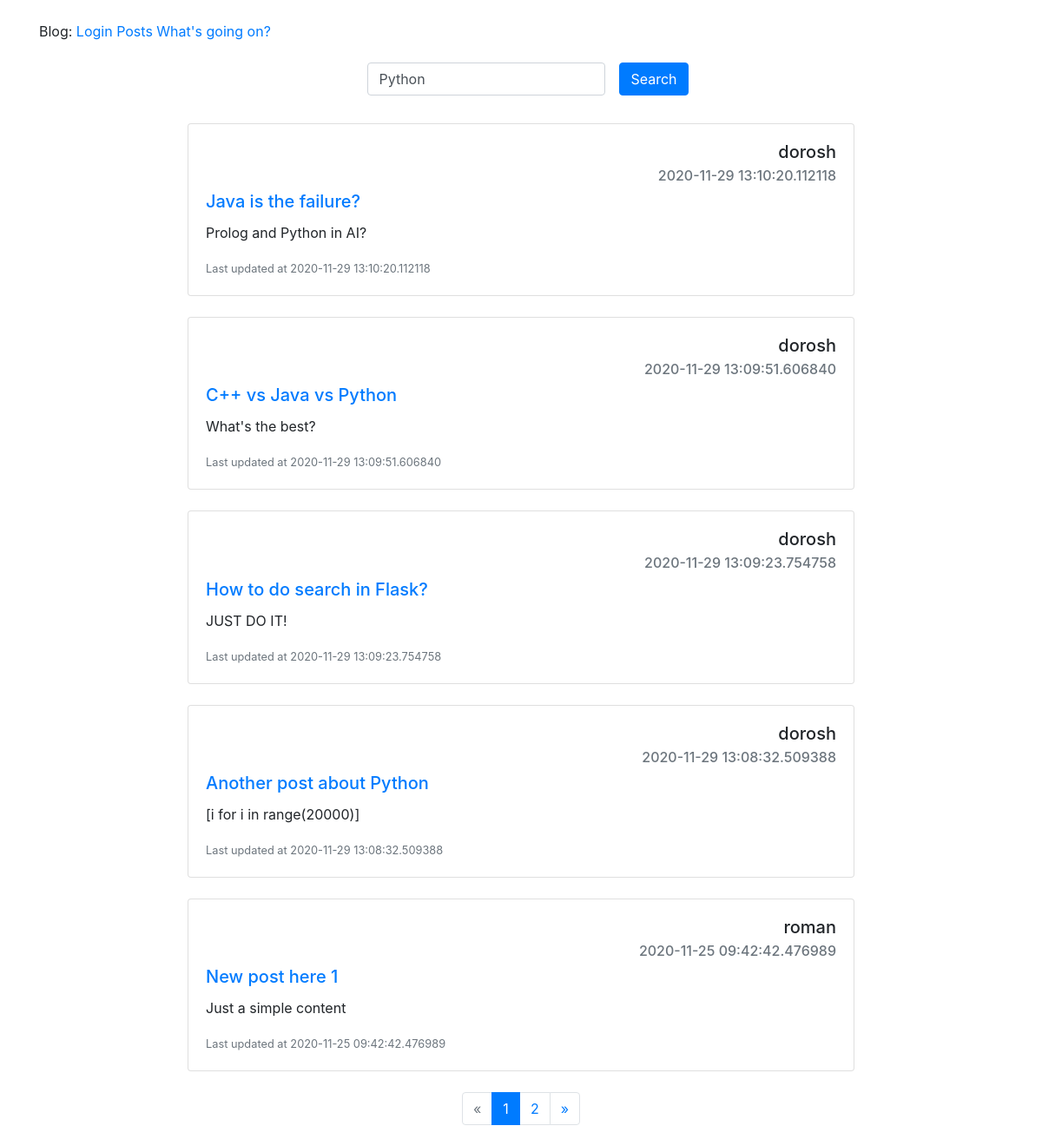
The app's page /posts/, older data.
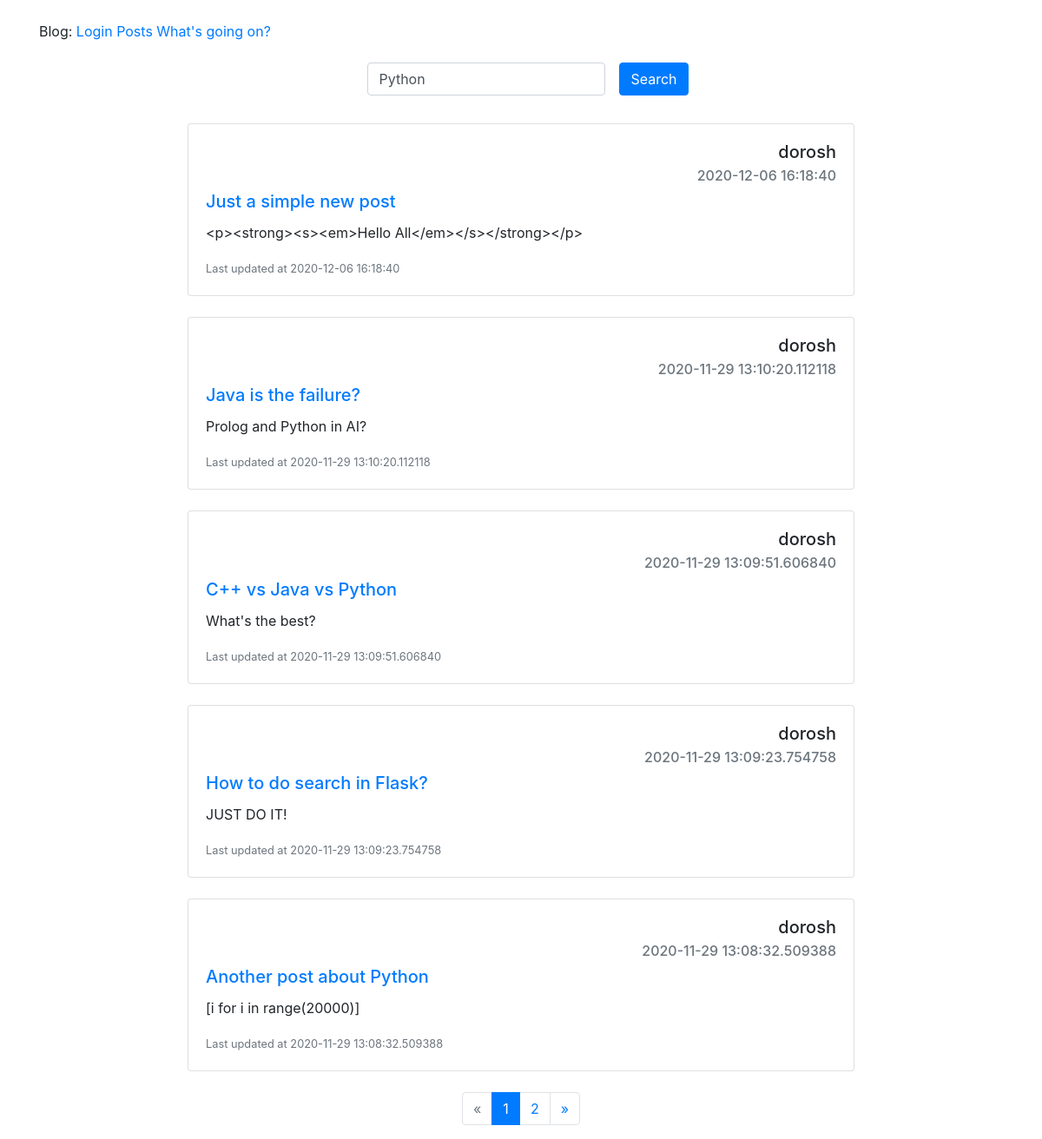
The same page, newer data.
### app/models.py (models this page shows, shortened)
class Post(db.Model):
    id = db.Column(db.Integer, primary_key=True)
    title = db.Column(db.String(100), nullable=False)
    body = db.Column(db.String(140), nullable=False)
    timestamp = db.Column(db.DateTime, index=True, default=datetime.utcnow, nullable=False)
    user_id = db.Column(db.Integer, db.ForeignKey('user.id'))

class User(UserMixin, db.Model):
    id = db.Column(db.Integer, primary_key=True)
    username = db.Column(db.String(64), index=True, unique=True)
    email = db.Column(db.String(120), index=True, unique=True)
    image_file = db.Column(db.String(20), nullable=False, default = 'default.jpg')
    about_me = db.Column(db.String(200), nullable=True)
    last_seen = db.Column(db.DateTime, default=datetime.utcnow)
    password_hash = db.Column(db.String(128))
    admin = db.Column(db.Boolean, default=False)
    posts = db.relationship('Post', backref='author', lazy='dynamic')

### app/views.py (the view)
@app.route('/posts/', methods=['GET'])
def posts():
    query = request.args.get('q')
    page = request.args.get('page')
    if page and page.isdigit():
        page = int(page)
    else:
        page = 1
    if query:
        posts = Post.query.filter(Post.title.contains(query) | Post.body.contains(query))
    else:
        posts = Post.query.order_by(Post.timestamp.desc())
    pages = posts.paginate(page=page, per_page=5)
    return render_template('posts.html', posts=posts, pages=pages, query=query)

### app/views.py (called while the page is built)
@app.before_request
def before_request():
    if current_user.is_authenticated:
        current_user.last_seen = datetime.utcnow()
        db.session.commit()

### app/templates/posts.html (shortened to what this page needs)
{% extends "base.html" %}
{% block content %}
    <br>
    <div class="container d-flex flex-column align-items-center">
    <form action="{{ url_for('posts') }}" class="form-inline">
        <div class="form-group mx-sm-3 mb-2">
            <input type="text" class="form-control" name="q" value="{%if query%}{{query}}{% else %}Python{% endif %}">
        </div>
        <button type="submit" class="btn btn-primary mb-2">Search</button>
    </form>
    </div>
    <br>
    <div class="container d-flex flex-column align-items-center">
    {% for post in pages.items %}
    <div class="card" style="width: 48rem;">
        <div class="card-body" >
          <h5 class="card-title text-right">{{post.author.username}}</h5>
          <h6 class="card-subtitle mb-2 text-muted text-right">{{post.timestamp}}</h6>
          <h5 class="card-title"><a href="{{ url_for('get_post', post_id=post.id) }}">{{post.title}}</a></h5>
          <p class="card-text">{{post.body}}</p>
          <p class="card-text"><small class="text-muted">Last updated at {{post.timestamp}} </small></p>
        </div>
    </div>
    <br>
    {% endfor %}
    </div>
    <nav>
        <ul class="pagination justify-content-center">
            <li class="page-item {% if not pages.has_prev %} disabled {% endif %}">
                <a class="page-link" href="{{ url_for('posts', page=pages.prev_num) }}" aria-label="Previous">
                    <span aria-hidden="true">&laquo;</span>
                </a>
            </li>
            {% for page in pages.iter_pages() %}
                <li class="page-item {% if page == pages.page %} active {% endif %}">
                    <a class="page-link" href="{{ url_for('posts', page=page) }}">{{ page }}<span class="sr-only">(current)</span></a>
                </li>
            {% endfor %}
            <li class="page-item {% if not pages.has_next %} disabled {% endif %}">
                <a class="page-link" href="{{ url_for('posts', page=pages.next_num) }}" aria-label="Next">
                    <span aria-hidden="true">&raquo;</span>
                </a>
            </li>
        </ul>
    </nav>
{% endblock %}

### app/templates/base.html (shortened to what this page needs)
<!DOCTYPE html>
<html lang="en">
    <head>
        <link rel="stylesheet" href="{{ url_for('static', filename='/styles/style.css') }}">
        <link rel="stylesheet" href="https://stackpath.bootstrapcdn.com/bootstrap/4.3.1/css/bootstrap.min.css">
    </head>
    <body class="container">
        <br>
        <div>
            Blog:
            {% if current_user.is_anonymous %}
            <a href="{{ url_for('login') }}">Login</a>
            {% else %}
            <a href="{{ url_for('logout') }}">Logout</a>
            {% endif %}
            <a href="{{ url_for('posts') }}">Posts</a>
            <a href="{{ url_for('new_post') }}">What's going on?</a>
        </div>
        {% block content %}{% endblock %}
    </body>
</html>

Row changes from the older to the newer data that the page shows:
no longer on this page (row unchanged): Post: author.username "roman", timestamp "2020-11-25 09:42:42.476989", title "New post here 1", body "Just a simple content"
added Post: author.username "dorosh", timestamp "2020-12-06 16:18:40", title "Just a simple new post", body "<p><strong><s><em>Hello All</em></s></strong></p>"
